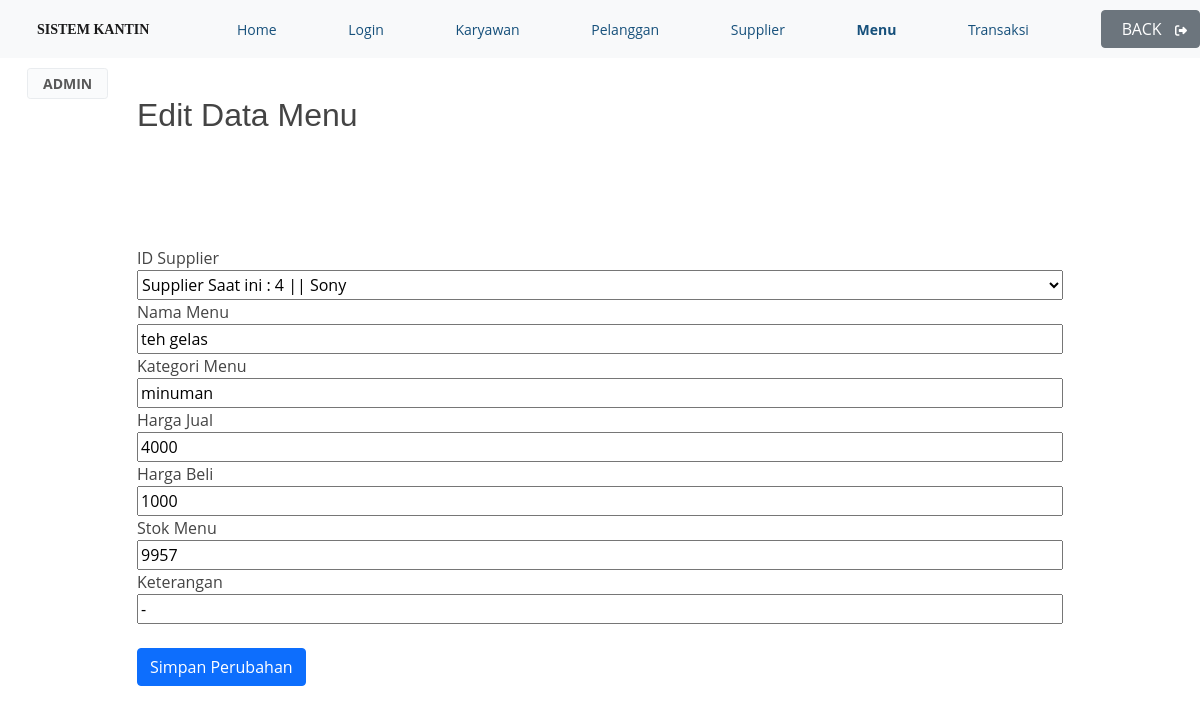
Page /edit/editmenu.php?idmenu=1 (signed in) on the committed database.
### tables this page shows
CREATE TABLE IF NOT EXISTS `tb_menu` (
  `idmenu` int(4) NOT NULL,
  `idsupplier` int(4) NOT NULL,
  `namamenu` varchar(100) NOT NULL,
  `kategorimenu` varchar(10) NOT NULL,
  `hargajual` double NOT NULL,
  `hargabeli` double NOT NULL,
  `stok_menu` int(11) NOT NULL,
  `keterangan` text NOT NULL,
  PRIMARY KEY (`idmenu`),
  KEY `idsupplier` (`idsupplier`)
);

### edit/editmenu.php (the view, shortened to what this page needs)
<?php
include '../koneksi.php';
    if (isset($_GET['idmenu'])) {
        $idmenu = ($_GET["idmenu"]);
        $query = "SELECT tbo.*, tbs.idsupplier, tbs.perusahaan FROM tb_menu tbo LEFT JOIN tb_supplier tbs on tbo.idsupplier = tbs.idsupplier WHERE idmenu='$idmenu'";
        $result = mysqli_query($mysqli, $query);
        $data = mysqli_fetch_assoc($result);
    } else {
        echo "<script>alert('Masukan Data Id.');window.location='../view/viewmenu.php';</script>";
    }
?>
<html>
    <head>
    <link href="https://cdn.jsdelivr.net/npm/bootstrap@5.1.0/dist/css/bootstrap.min.css" rel="stylesheet">
    <link rel="stylesheet" type="text/css" href="../style.css">
    <link rel="stylesheet" type="text/css" href="https://cdn.datatables.net/v/dt/dt-1.10.23/datatables.min.css"/>
    <link rel="stylesheet" href="https://cdnjs.cloudflare.com/ajax/libs/font-awesome/4.7.0/css/font-awesome.min.css">
    </head>
<body>
    <nav class="fixed-top">
    <div class="container-fluid topnav navbar navbar-light bg-light" >
    <a class="navbar-brand" href="#"><b>&nbsp;&nbsp;SISTEM KANTIN</b></a>
            <a href="../welcome.php">Home</a>
            <a href="../view/viewlogin.php">Login</a>
            <a href="../view/viewkaryawan.php">Karyawan</a>
            <a href="../view/viewpelanggan.php">Pelanggan</a>
            <a href="../view/viewsupplier.php">Supplier</a>
            <a class="topnav2" href="../view/viewmenu.php">Menu</a>
            <a href="../view/viewtransaksi.php">Transaksi</a>
    <a href="../view/viewmenu.php"><button type="button" class="btn btn-secondary">&nbsp;&nbsp;BACK&nbsp;&nbsp;<i class="fas fa-sign-out-alt"></i></button></a>
    </div>
        <table height="50px" width="100%">
            <tr><td width="26px"></td>
                <td align="left">
                <button class="btn btn-sm sus btn-light border" disabled><b>ADMIN</b></button>
            </td><td width="1%"></td>
        </tr>
        </table>
</nav>
    <br>
        <div class="container mt-5">
		<div class="row">
			<div class="col-1">
			</div>
		<div class="col-10 mt-4">
        <h2>Edit Data Menu</h2><br>
        <form method="POST" action="proses_editmenu.php" enctype="multipart/form-data" >
        <section class="base">
            <div>
                <label>ID Supplier</label><br/>
                <select name="idsupplier" required="">
                    <option value="" disabled selected>Supplier Saat ini : <?php echo $data['idsupplier']; ?>    ||   <?php echo $data['perusahaan']; ?></option>
                    </select>
            </div>
            <div>
                <label>Nama Menu</label>
                <input type="text" required="" name="namamenu" value="<?php echo $data['namamenu']; ?>" />
            </div>
            <div>
                <label>Kategori Menu</label>
                <input type="text" required="" name="kategorimenu"  value="<?php echo $data['kategorimenu']; ?>" />
            </div>
            <div>
                <label>Harga Jual</label>
                <input type="text" required="" name="hargajual" value="<?php echo $data['hargajual']; ?>" />
            </div>
            <div>
                <label>Harga Beli</label>
                <input type="text" required="" name="hargabeli" value="<?php echo $data['hargabeli']; ?>" />
            </div>
            <div>
                <label>Stok Menu</label>
                <input type="text" required="" name="stok_menu"  value="<?php echo $data['stok_menu']; ?>" />
            </div>
            <div>
                <label>Keterangan</label>
                <input type="text" name="keterangan"  value="<?php echo $data['keterangan']; ?>" />
            </div>
            <div>
                <br/>
                <button type="submit" class="btn btn-primary">Simpan Perubahan</button>
            </div>
        </section>
        </form>
        </div>
        <div class="col-1">
			</div>
        </div>
    </body>
</html>

### assets/css/style.css (style rules this page uses)
body { font-family: "Open Sans", sans-serif; color: #444444; }
a { color: #2487ce; text-decoration: none; }
h1, h2, h3, h4, h5, h6 { font-family: "Raleway", sans-serif; }
.navbar { padding: 0; }
.navbar a, .navbar a:focus { display: flex; align-items: center; justify-content: space-between; padding: 10px 0 10px 30px; font-size: 14px; color: #16507b; white-space: nowrap; transition: 0.3s; }
section { padding: 80px 0; overflow: hidden; }

### edit/editmenu.php (style rules this page uses)
a { text-decoration:none; }
.topnav { background-color: #333; overflow: hidden; }
.topnav2 { font-weight: bold; color: black; }
.btn-sm { width: 100%; }
.navbar-brand { font-family:"agency FB"; font-size: 24px; }
input { width: 100%; height: 30px; }
select { width: 100%; height: 30px; }
h2 { font-weight: 500; }
.btn-sm.sus { width: 7%; }
.btn-light.border { border: 24px; }

### rows in the picture
tb_menu: namamenu "teh gelas", kategorimenu "minuman", hargajual "4000", hargabeli "1000", stok_menu "9957", keterangan "-"
